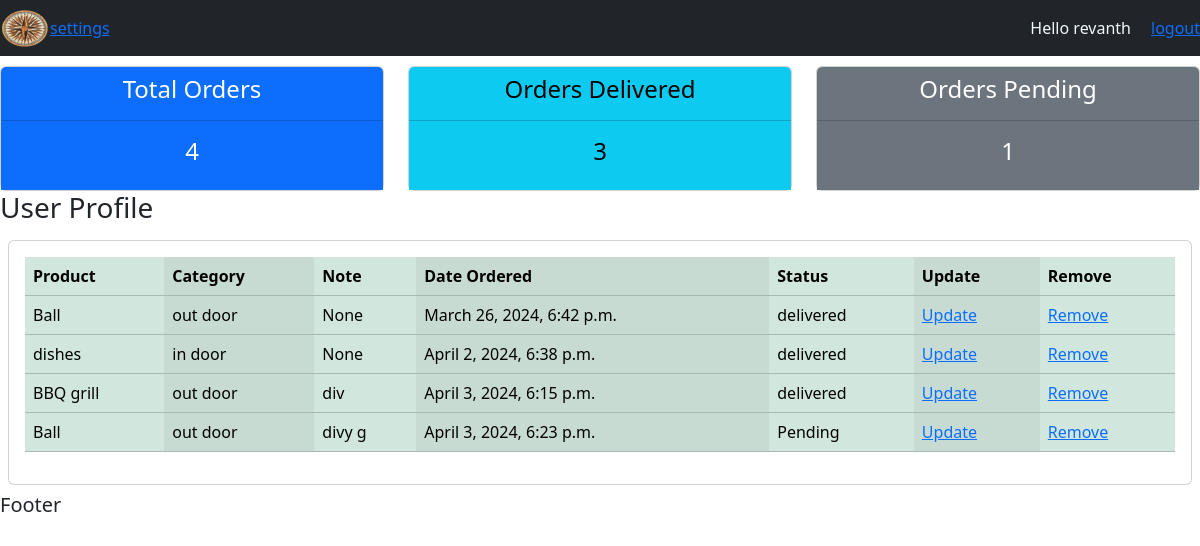
Page /user/ (signed in) on the committed database.
### account/models.py (models this page shows, shortened)
class Order(models.Model):
    STATUS = (
        ('Pending','Pending'),
        ('Out for delivery','Out for delivery'),
        ('delivered','delivered')
    )
    product = models.ForeignKey(Product,null=True, on_delete=models.SET_NULL)
    customer = models.ForeignKey(Customer,null=True, on_delete=models.SET_NULL)
    date_created = models.DateTimeField(auto_now_add = True,null=True)
    status = models.CharField(max_length=200,null=True,choices=STATUS)
    note = models.CharField(max_length=2000,null=True)

class Product(models.Model):
    CATEGORY = (
        ('in door','in door'),
        ('out door','out door')
    )
    name = models.CharField(max_length=200,null=True)
    price = models.FloatField(null=True)
    category = models.CharField(max_length=200,null=True,choices = CATEGORY)
    description = models.CharField(max_length=200,null=True)
    tag = models.ManyToManyField(Tag)
    date_created = models.DateTimeField(auto_now_add = True,null=True)

### account/decorators.py (the view)
        def wrapper_func(request,*args,**kwargs):
            group=None
            if request.user.groups.exists():
                group=request.user.groups.all()[0].name
            if group in allowed_roles:
                return view_func(request,*args,**kwargs)
            return HttpResponse('you are not authorized to view this page')

### account/views.py (called while the page is built)
@login_required(login_url='/login')
@allowed_users(allowed_roles=['customers'])
def Profile(request):
    order = request.user.customer.order_set.all()
    pending = order.filter(status='Pending').count()
    total = order.all().count()
    delivered = order.filter(status='delivered').count()
    context = {'pending':pending,'total':total,'delivered':delivered,'orders':order}
    return render(request,'account/User.html',context)

### account/templates/account/User.html
{%extends 'account/main.html'%}
{%block content%}
{%include 'account/status.html'%}
<h3>User Profile</h3>
<div class="row p-2">
    <div class="col">
        <div class="card card-body">
            <table class="table table-success table-striped-columns">
                <tr>
                    <th scope="col">Product</th>
                    <th>Category</th>
                    <th>Note</th>
                    <th>Date Ordered</th>
                    <th>Status</th>
                    <th>Update</th>
                    <th>Remove</th>
                </tr>
                {%for order in orders%}
                        <tr>
                            <td>{{order.product.name}}</td>
                            <td>{{order.product.category}}</td>
                            <td>{{order.note}}</td>
                            <td>{{order.date_created}}</td>
                            <td>{{order.status}}</td>
                            <td><a href="{% url 'updateorder' order.id %}">Update</a></td>
                            <td><a href="{%url 'deleteorder' order.id%}">Remove</a></td>
                        </tr>
                        {%endfor%}
            </table>
        </div>
    </div>
</div>
{%endblock%}

### account/templates/account/Main.html (shortened to what this page needs)
{% load static %}
<html>
    <head>
        <link href="https://cdn.jsdelivr.net/npm/bootstrap@5.3.3/dist/css/bootstrap.min.css"
        rel="stylesheet"
>
        <link rel="stylesheet" href="{%static '/css/Main.css'%}">
    </head>
    </head>
    <body>
        {%include 'account/NavBar.html'%}
        {%block content%}
        {%endblock%}
        <h5>Footer</h5>
    </body>
</html>

### account/templates/account/Navbar.html (shortened to what this page needs)
{% load static %}
<nav class="navbar navbar-expand-lg navbar-dark bg-dark">
    <image src="{%static 'images/poto.png'%}" style="height: 40px; width: 50px;">
    <div class="collapse navbar-collapse" id="navbarNav">
      <a href="{%url 'profilesetting'%}">settings</a>
    </div>
    <span style="color: aliceblue;margin-right: 20px;">Hello {{request.user}}</span>
    <span><a href="{%url 'logout_page'%}">logout</a></span>
  </nav>

### account/templates/account/status.html
{%block content%}
<div class="row" style="margin-top: 10px;">
    <div class="col">
        <div class="card text-center">
            <div class="card-header text-bg-primary">
                <h4>Total Orders</h4>
            </div>
            <div class="card-body text-bg-primary">
                <h4>{{total}}</h4>
            </div>
        </div>
    </div>
    <div class="col">
        <div class="card text-center">
            <div class="card-header text-bg-info">
                <h4>Orders Delivered</h4>
            </div>
            <div class="card-body text-bg-info">
                <h4>{{delivered}}</h4>
            </div>
        </div>
    </div>
    <div class="col">
        <div class="card text-center">
            <div class="card-header text-bg-secondary">
                <h4>Orders Pending</h4>
            </div>
            <div class="card-body text-bg-secondary">
                <h4>{{pending}}</h4>
            </div>
        </div>
    </div>
</div>
{%endblock%}

### rows in the picture
Order: product.name "Ball", product.category "out door", note "None", date_created "March 26, 2024, 6:42 p.m.", status "delivered"
Order: product.name "dishes", product.category "in door", note "None", date_created "April 2, 2024, 6:38 p.m.", status "delivered"
Order: product.name "BBQ grill", product.category "out door", note "div", date_created "April 3, 2024, 6:15 p.m.", status "delivered"
Order: product.name "Ball", product.category "out door", note "divy g", date_created "April 3, 2024, 6:23 p.m.", status "Pending"

### other values in the picture
{{ request.user }} "revanth"
{{ total }} "4"
{{ delivered }} "3"
{{ pending }} "1"
